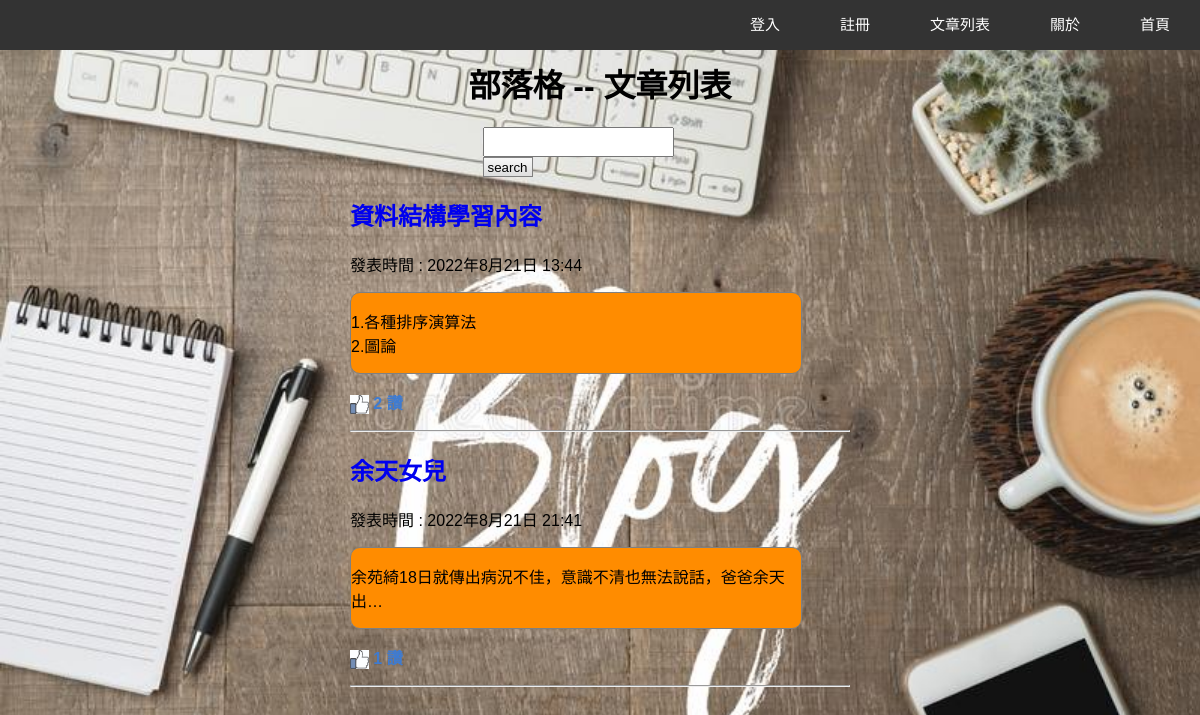
The app's page /article/ with its own data.
### article/models.py (models this page shows)
class Article(models.Model):
    title = models.CharField(max_length=128, unique=True)
    content = models.TextField()
    pubDateTime = models.DateTimeField(auto_now_add=True)
    likes = models.ManyToManyField(User)
    class Meta:
        db_table = 'Articles'
    def __str__(self):
        return self.title

### article/views.py (the view)
# urls.py: path('article/', views.article, name="article"),
def article(request):
    articles = {article:Comment.objects.filter(article=article) for article in Article.objects.all()}
    context = {'articles':articles}
    print(context)
    return render(request, 'article.html', context)

### article/models.py (called while the page is built)
    def __str__(self):
        return self.article.title + '-' + str(self.id)

### templates/article.html (shortened to what this page needs)
{% extends "base.html" %}
{% load static %}
{% block heading %}文章列表{% endblock %}
{% block content %}
{% include 'searchForm.html' %}
<link rel="stylesheet" href="{% static 'css/article.css' %}">
<link rel="stylesheet" href="{% static 'css/search.css' %}">
    {% for article, comments in articles.items %}
        <div class="container">
            <div class="article">
                <h2 class="title">
                    <a href="{% url 'articleRead' article.id %}">{{ article.title }}</a>
                </h2>
                <p>發表時間 : {{ article.pubDateTime }}</p>
                <div class="articleContent">
                    {{ article.content|linebreaks|truncatechars_html:30 }}
                </div>
                <p class="like">
                    <img id="like" src="{% static 'img/like.png' %}" alt="Like"> {{ article.likes.count }} 讚
                </p>
                <hr>
                {% endfor %}
            </div>
        </div>
{% endblock %}

### static/css/main.css (style rules this page uses)
body { margin: 0; background: url('/static/img/background.jpg'); background-size: cover; font-family: Arial, Helvetica, sans-serif; }

### static/css/article.css (style rules this page uses)
div.container { margin-left: auto; margin-right: auto; width: 500px; }
.title a { text-decoration: none; }
.articleContent { background-color: darkorange; border: thin solid gray; border-radius: 10px; width: 450px; }
.like { font-weight: bold; color: #3e7bd1; }
img#like { vertical-align: middle; width: 0.5cm; height: 0.5cm; }

### records on screen
Article: title "資料結構學習內容", pubDateTime "2022年8月21日 13:44", content "1.各種排序演算法 2.圖論", likes.count "2"
Article: title "余天女兒", pubDateTime "2022年8月21日 21:41", content "余苑綺18日就傳出病況不佳，意識不清也無法說話，爸爸余天出…", likes.count "1"
